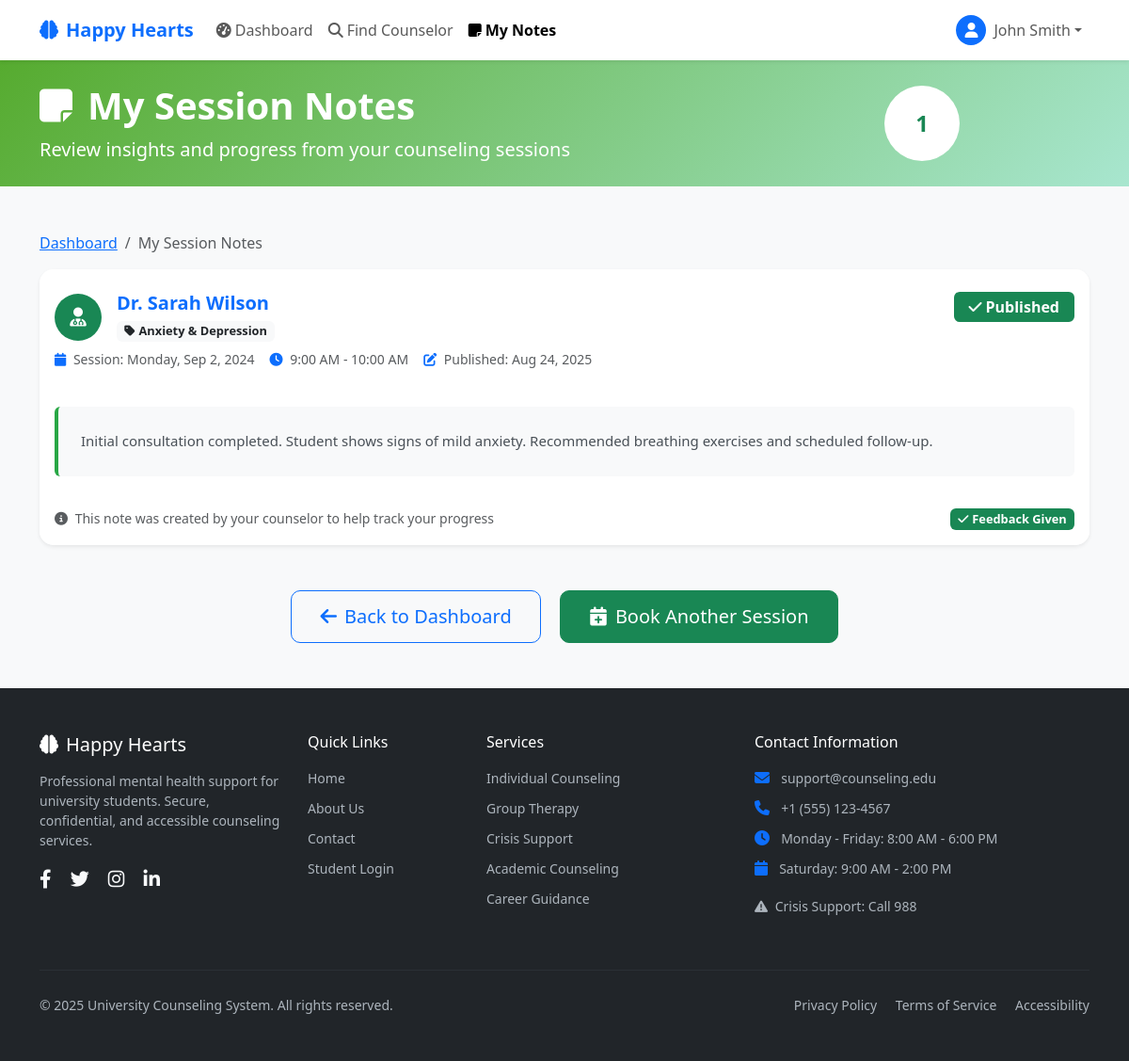
Page /student/my_notes.php (signed in) on the earlier database version.
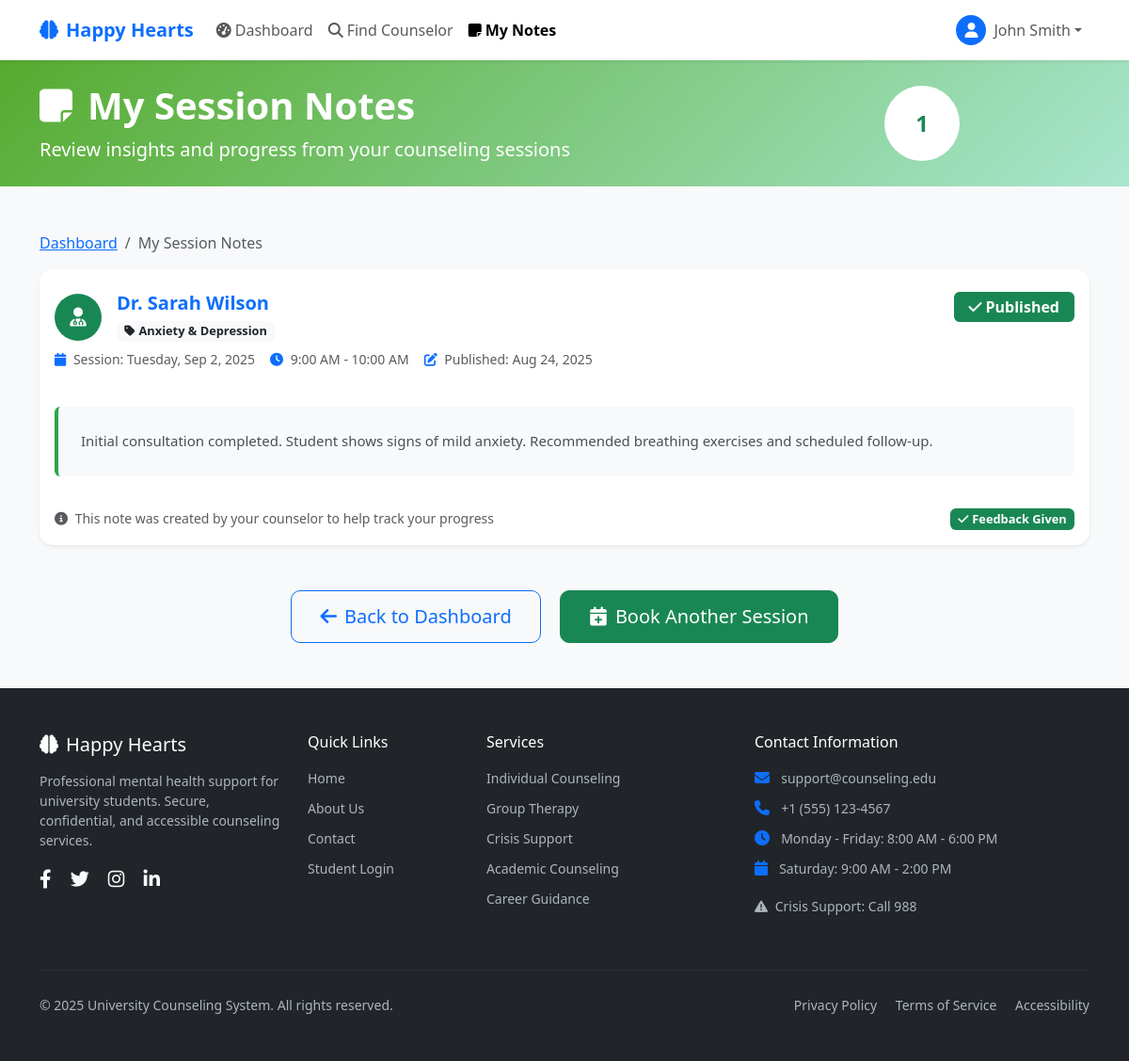
Same page on the later database version.
### tables this page shows
CREATE TABLE notes (
  id BIGINT AUTO_INCREMENT PRIMARY KEY,
  session_id BIGINT NOT NULL,
  counselor_id BIGINT NOT NULL,
  content TEXT NOT NULL,
  visibility ENUM('PRIVATE','PUBLISHED') DEFAULT 'PRIVATE',
  created_at TIMESTAMP DEFAULT CURRENT_TIMESTAMP,
  FOREIGN KEY (session_id) REFERENCES sessions(id),
  FOREIGN KEY (counselor_id) REFERENCES users(id)
);

CREATE TABLE users (
  id BIGINT AUTO_INCREMENT PRIMARY KEY,
  role ENUM('STUDENT','COUNSELOR','ADMIN') NOT NULL,
  name VARCHAR(150) NOT NULL,
  email VARCHAR(150) UNIQUE NOT NULL,
  password_hash VARCHAR(255) NOT NULL,
  phone VARCHAR(20),
  created_at TIMESTAMP DEFAULT CURRENT_TIMESTAMP
);

CREATE TABLE counselor_profiles (
  user_id BIGINT PRIMARY KEY,
  specialty VARCHAR(150),
  meeting_mode ENUM('IN_PERSON','VIDEO','PHONE'),
  bio TEXT,
  location VARCHAR(150),
  FOREIGN KEY (user_id) REFERENCES users(id) ON DELETE CASCADE
);

CREATE TABLE appointments (
  id BIGINT AUTO_INCREMENT PRIMARY KEY,
  student_id BIGINT NOT NULL,
  counselor_id BIGINT NOT NULL,
  start_time DATETIME NOT NULL,
  end_time DATETIME NOT NULL,
  status ENUM('PENDING','APPROVED','DECLINED','CANCELLED','COMPLETED') DEFAULT 'PENDING',
  message TEXT,
  created_at TIMESTAMP DEFAULT CURRENT_TIMESTAMP,
  FOREIGN KEY (student_id) REFERENCES users(id),
  FOREIGN KEY (counselor_id) REFERENCES users(id),
  INDEX(counselor_id, start_time),
  INDEX(student_id, start_time)
);

### student/my_notes.php (the view, shortened to what the rows shown need)
<?php
require_once '../config/db.php';
$stmt = $pdo->prepare("
    SELECT n.*, s.id as session_id, u.name as counselor_name,
           a.start_time, a.end_time, cp.specialty
    FROM notes n
    JOIN sessions s ON n.session_id = s.id
    JOIN appointments a ON s.appointment_id = a.id
    JOIN users u ON n.counselor_id = u.id
    LEFT JOIN counselor_profiles cp ON u.id = cp.user_id
    WHERE a.student_id = ? AND n.visibility = 'PUBLISHED'
    ORDER BY n.created_at DESC
");
$stmt->execute([$_SESSION['user_id']]);
$notes = $stmt->fetchAll();
?>
<!DOCTYPE html>
<html lang="en">
<head>
    <link href="https://cdn.jsdelivr.net/npm/bootstrap@5.3.0/dist/css/bootstrap.min.css" rel="stylesheet">
    <link href="https://cdnjs.cloudflare.com/ajax/libs/font-awesome/6.4.0/css/all.min.css" rel="stylesheet">
    <link href="../assets/css/app.css" rel="stylesheet">
</head>
<body class="bg-light">
    <div class="bg-gradient-success text-white py-4">
        <div class="container">
            <div class="row align-items-center">
                <div class="col-lg-8">
                    <h1 class="display-6 fw-bold mb-2">
                        <i class="fas fa-sticky-note me-3"></i>My Session Notes
                    </h1>
                </div>
            </div>
        </div>
    </div>
    <div class="container py-5">
        <div class="row">
            <div class="col-12">
                <?php if (empty($notes)): ?>
                    <div class="card border-0 shadow-sm">
                        <div class="card-body text-center py-5">
                            <div class="mb-4">
                                <i class="fas fa-file-medical-alt text-muted" style="font-size: 4rem;"></i>
                            </div>
                            <h4 class="text-muted fw-bold mb-3">No Session Notes Available Yet</h4>
                            <p class="text-muted mb-4">Session notes will appear here after your counselor publishes them following completed sessions. These notes help track your progress and provide valuable insights from your sessions.</p>
                            <div class="d-flex justify-content-center gap-3">
                                <a href="find_counselor.php" class="btn btn-success btn-lg">
                                    <i class="fas fa-calendar-plus me-2"></i>Book Your First Session
                                </a>
                                <a href="dashboard.php" class="btn btn-outline-primary btn-lg">
                                    <i class="fas fa-arrow-left me-2"></i>Back to Dashboard
                                </a>
                            </div>
                        </div>
                    </div>
                <?php else: ?>
                    <div class="row g-4">
                        <?php foreach ($notes as $index => $note): ?>
                            <div class="col-12">
                                <div class="card border-0 shadow-sm hover-lift">
                                    <div class="card-header bg-white border-0 py-4">
                                        <div class="d-flex justify-content-between align-items-start">
                                            <div class="flex-grow-1">
                                                <div class="d-flex align-items-center mb-2">
                                                    <div class="bg-success text-white rounded-circle d-flex align-items-center justify-content-center me-3" style="width: 50px; height: 50px;">
                                                        <i class="fas fa-user-md fs-5"></i>
                                                    </div>
                                                    <div>
                                                        <h5 class="mb-1 fw-bold text-primary">
                                                            <?= htmlspecialchars($note['counselor_name']) ?>
                                                        </h5>
                                                        <?php if ($note['specialty']): ?>
                                                            <span class="badge bg-light text-dark">
                                                                <i class="fas fa-tag me-1"></i><?= htmlspecialchars($note['specialty']) ?>
                                                            </span>
                                                        <?php endif; ?>
                                                    </div>
                                                </div>
                                                <div class="d-flex flex-wrap align-items-center text-muted small gap-3">
                                                    <span>
                                                        <i class="fas fa-calendar me-1 text-primary"></i>
                                                        Session: <?= date('l, M j, Y', strtotime($note['start_time'])) ?>
                                                    </span>
                                                    <span>
                                                        <i class="fas fa-clock me-1 text-primary"></i>
                                                        <?= date('g:i A', strtotime($note['start_time'])) ?> - <?= date('g:i A', strtotime($note['end_time'])) ?>
                                                    </span>
                                                    <span>
                                                        <i class="fas fa-edit me-1 text-primary"></i>
                                                        Published: <?= date('M j, Y', strtotime($note['created_at'])) ?>
                                                    </span>
                                                </div>
                                            </div>
                                            <div class="text-end">
                                                <span class="badge bg-success fs-6 px-3 py-2">
                                                    <i class="fas fa-check me-1"></i>Published
                                                </span>
                                            </div>
                                        </div>
                                    </div>
                                    <div class="card-body">
                                        <div class="note-content bg-light rounded p-4">
                                            <?= nl2br(htmlspecialchars($note['content'])) ?>
                                        </div>
                                    </div>
                                    <div class="card-footer bg-white border-0 py-3">
                                        <div class="d-flex justify-content-between align-items-center">
                                            <small class="text-muted">
                                                <i class="fas fa-info-circle me-1"></i>
                                                This note was created by your counselor to help track your progress
                                            </small>
                                            <div>
                                                <?php
                                                $feedback_stmt = $pdo->prepare("SELECT id FROM feedback WHERE student_id = ? AND session_id = ?");
                                                $feedback_stmt->execute([$_SESSION['user_id'], $note['session_id']]);
                                                $has_feedback = $feedback_stmt->fetch();
                                                ?>
                                                <?php if (!$has_feedback): ?>
                                                    <a href="feedback.php?session_id=<?= $note['session_id'] ?>" class="btn btn-sm btn-outline-warning">
                                                        <i class="fas fa-star me-1"></i>Leave Feedback
                                                    </a>
                                                <?php else: ?>
                                                    <span class="badge bg-success">
                                                        <i class="fas fa-check me-1"></i>Feedback Given
                                                    </span>
                                                <?php endif; ?>
                                            </div>
                                        </div>
                                    </div>
                                </div>
                            </div>
                        <?php endforeach; ?>
                    </div>
                <?php endif; ?>
            </div>
        </div>
    </div>
</body>
</html>

Differences in the rows shown:
changed through a linked row, notes "Dr. Sarah Wilson": appointments.start_time "Monday, Sep 2, 2024" → "Tuesday, Sep 2, 2025"
